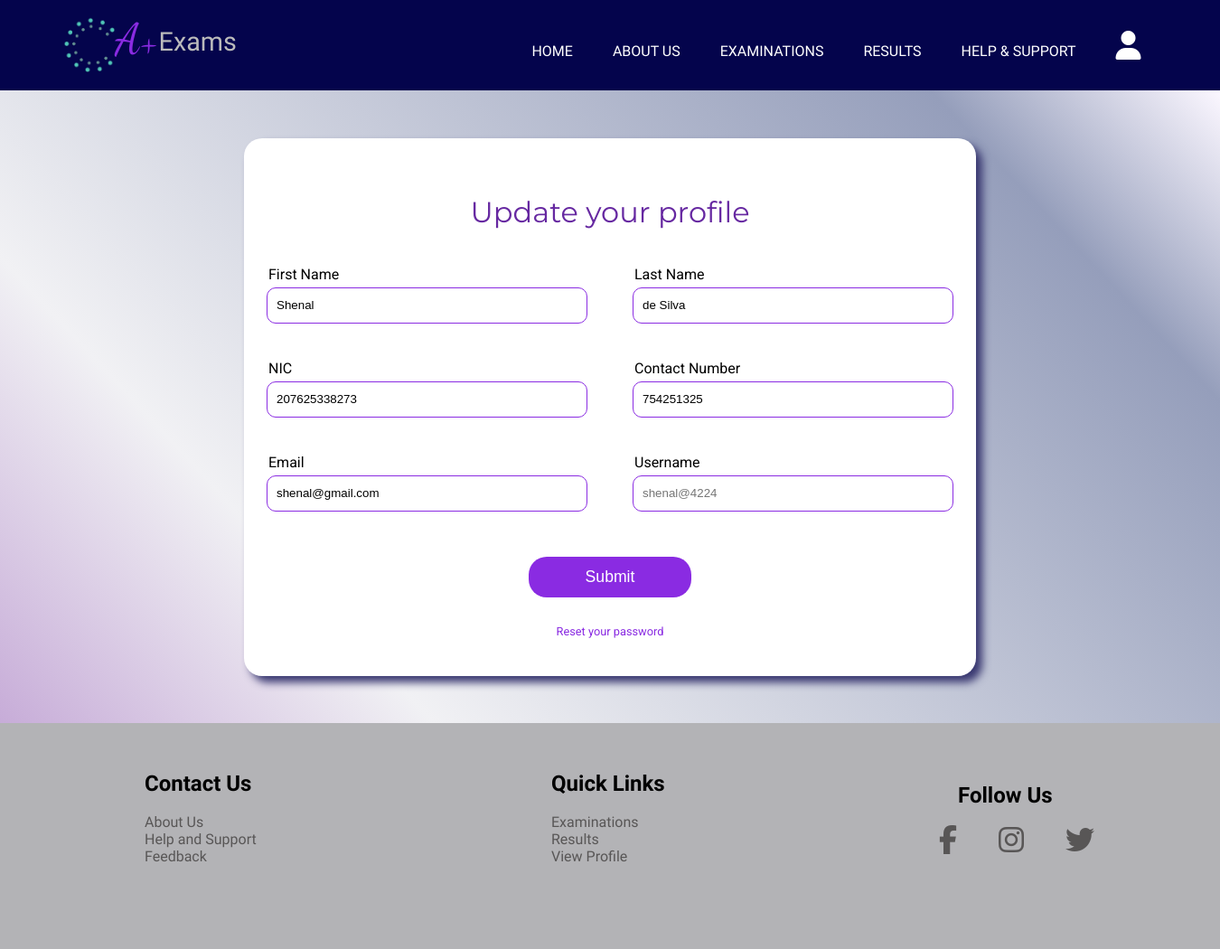
The page /php/updateProfile.php (signed in) on the database its author committed.
### tables this page shows
CREATE TABLE `employees` (
  `emp_ID` int(11) NOT NULL,
  `first_name` varchar(20) NOT NULL,
  `last_name` varchar(20) NOT NULL,
  `NIC` varchar(15) NOT NULL,
  `contactNo` int(11) NOT NULL,
  `email` varchar(50) NOT NULL,
  `username` varchar(20) NOT NULL,
  `password` varchar(1000) NOT NULL
);

### php/updateProfile.php (the view, shortened to what this page needs)
<!DOCTYPE html>
<html lang="en">
<head>
    <link rel="stylesheet" type="text/css" href="../css/header.css">
    <link rel="stylesheet" type="text/css" href="../css/footer.css">
    <link rel="stylesheet" type="text/css" href="../css/signup.css">
</head>
<body>
    <?php
        include('includes/header.php');
        if(isset($_SESSION['username'])){
            require_once('includes/config.php');
            $uName = $_SESSION['username'];
            $sql = "SELECT * FROM `employees` WHERE username = '$uName'";
            $result = mysqli_query($conn, $sql);
            while($row = mysqli_fetch_assoc($result))
            {
                $db_fname = $row['first_name'];
                $db_lname = $row['last_name'];
                $db_nic = $row['NIC'];
                $db_contact = $row['contactNo'];
                $db_email = $row['email'];
                $db_username = $row['username'];
            }
    }
            else{
                echo '<script>
                        alert("No profile information");
                        window.location="login.php";
                </script>';
    }
    ?>
    <div class="signup-main" style="height: 700px;">
        <div class="register">
            <div class="title">Update your profile</div>
            <form action="includes/updateProfile.php" method="post" id="form">
                <div class="details">
                    <div class="input ">
                        <label for="fname">First Name </label>
                        <input type="text" id="fname" name="fname" placeholder="Enter your first name"
                            onkeyup="fnameValidation()" value="<?php echo $db_fname ?>">
                        <p class="error " id="fnameError"></p>
                    </div>
                    <div class="input ">
                        <label for="lname">Last Name </label>
                        <input type="text" id="lname" name="lname" placeholder="Enter your last name"
                            onkeyup="lnameValidation()" value="<?php echo $db_lname ?>">
                        <p class="error " id="lnameError"></p>
                    </div>
                    <div class="input ">
                        <label for="nic">NIC </label>
                        <input type="text" id="nic" name="nic" placeholder="Enter your NIC number"
                            onkeyup="nicValidation()" value="<?php echo $db_nic ?>">
                        <p class="error " id="nicError"></p>
                    </div>
                    <div class="input ">
                        <label for="contact">Contact Number </label>
                        <input type="text" id="contact" name="contactNo" placeholder="Enter your phone number"
                            onkeyup="contactValidation()" value="<?php echo $db_contact ?>">
                        <p class="error " id="contactError"></p>
                    </div>
                    <div class="input ">
                        <label for="email">Email </label>
                        <input type="email" id="email" name="email" placeholder="Enter your email"
                            onkeyup="emailValidation()" value="<?php echo $db_email ?>">
                        <p class="error " id="emailError"></p>
                    </div>
                    <div class="input ">
                        <label for="username">Username</label>
                        <input type="text" id="username" name="username" placeholder="<?php echo $db_username ?>" readonly>
                        </div>
                </div>
                <div class="create">
                      <input type="submit" value="Submit" class="submit" id="submit" name="submit"
                        onclick="return validateForm()">
                </div>
            </form>
            <p class="exists"><a href="resetPwd.php">Reset your password</a></p>
        </div>
    </div>
    <?php
    include ('includes/footer.php');
    ?>
</body>
</html>

### css/header.css (style rules this page uses)
* { margin: 0; padding: 0; box-sizing: border-box; }
body { overflow-x: hidden; }

### css/signup.css (style rules this page uses)
.signup-main { width: 100%; height: 810px; display: flex; justify-content: center; align-items: center; background: rgb(4, 4, 76); background: linear-gradient( 47deg, rgb(199, 172, 216) 0%, rgb(241, 241, 244) 24%, rgb(149, 158, 187) 84%, rgb(251, 247, 255) 100% ); }
.register { height: 85%; width: 60vw; display: flex; flex-direction: column; justify-content: center; align-items: center; border-radius: 20px; box-shadow: 7px 7px 10px rgb(56, 55, 112); background: rgb(255, 255, 255); }
.register form .details { display: flex; flex-wrap: wrap; justify-content: space-between; }
.register form .details .input { display: flex; flex-direction: column; margin: auto; width: calc(100% / 2 - 50px); padding-bottom: 10px; margin-top: 5px; }
form .details .input label { padding-bottom: 5px; padding-top: 15px; font-family: "Roboto", sans-serif; font-size: 1rem; padding-left: 2px; }
.register form input:not(.submit) { border-radius: 10px; height: 40px; border: 1.3px solid blueviolet; padding-left: 10px; }
.create { display: flex; justify-content: center; padding-top: 30px; }
.register form .create .submit { width: 180px; height: 45px; border: none; border-radius: 20px; background-color: blueviolet; color: white; font-size: 1.1rem; position: relative; }
.register .exists { padding-top: 30px; font-family: "Roboto", sans-serif; font-size: 0.8rem; }
.register .exists a { text-decoration: none; color: blueviolet; position: relative; }
.title { font-size: 2rem; width: 100%; padding: 20px 0px 20px 0px; font-family: "Montserrat", sans-serif; color: rgb(102, 40, 161); text-align: center; }
.register form .error { padding-top: 10px; padding-left: 5px; font-family: "Roboto", sans-serif; font-size: 0.8rem; color: red; }

### rows shown on the page
employees: fname "Shenal", lname "de Silva", nic "207625338273", contactNo "754251325", email "shenal@gmail.com", username "shenal@4224"
